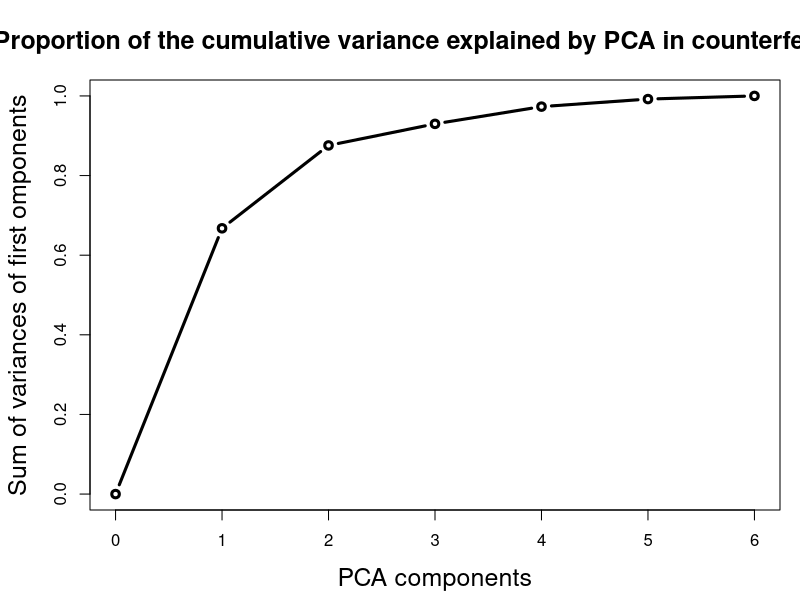

The R source for this figure:
swiss <-
    function(job = 1) {
        X <- matrix(scan("./homeworks/hw8/data/SwissBankNotes100+100.txt"), byrow = T, nrow = 200)
        n <- nrow(X)
        m <- ncol(X)
        y <- c(rep(0, 100), rep(1, 100))
        # ========================== Matrix centering and computation of Z'Z
        Z <- X
        for (j in 1:m)
        {
            xj <- X[, j]
            Z[, j] <- xj - mean(xj)
        }
        tZZ <- t(Z) %*% Z # proportional to var(X)
        # return(tZZ/var(X))


        if (job == 0) # preliminary data column-by-column visualization
            {
                par(mfrow = c(2, 3), mar = c(2, 3, 3, 1))
                for (i in 1:6)
                {
                    a <- X[, i]
                    plot(a, a, type = "n", ylim = c(0, 2), main = paste("The", i, "th dimension", sep = ""), ylab = "")
                    rug(a[1:100], col = 3, lwd = 3, ticksize = 0.07)
                    lines(density(a[1:100]), col = 3, lwd = 5)
                    rug(a[101:200], col = 2, lwd = 3, ticksize = 0.035)
                    lines(density(a[101:200]), col = 2, lwd = 5)
                }
            }


        if (job == 1) {
            par(mfrow = c(1, 1), mar = c(4, 3, 3, 1))
            # Projection onto line using points
            a <- eigen(tZZ, symmetric = T)$vectors[, 1]
            print("Maximum eigenvector:")
            print(a)
            Z <- X - rep(1, n) %*% t(colMeans(X))
            proj <- as.vector(Z %*% a)
            plot(proj, rep(1, n), ylim = c(0, 1), type = "n", xlab = "PCA projections", ylab = "")
            title("Projection on the maximum eigenvector")

            rug(proj[1:100], ticksize = 0.07, col = 3, lwd = 3)
            lines(density(proj[1:100]), col = 3, lwd = 5)
            rug(proj[101:200], ticksize = 0.035, col = 2, lwd = 3)
            lines(density(proj[101:200]), col = 2, lwd = 5)
        }
        if (job == 1.1) # Normalized PCA
            {
                # Projection onto line using segments for better visualization
                # using normalized PCA

                Z <- X
                for (j in 1:m)
                {
                    xj <- X[, j]
                    Z[, j] <- (xj - mean(xj)) / sd(xj) / sqrt(n)
                }
                tZZ <- t(Z) %*% Z
                tZZ1 <- cor(X)

                par(mfrow = c(1, 1), mar = c(4, 4, 3, 1))
                a <- eigen(tZZ, symmetric = T)$vectors[, 1]
                proj <- as.vector(Z %*% a)
                plot(proj, rep(1, n), type = "n", ylim = c(0, 10), xlab = "", ylab = "", main = "Normalized PCA does not work")
                rug(proj[1:100], ticksize = 0.07, col = 3, lwd = 3)
                lines(density(proj[1:100]), col = 3, lwd = 5)
                rug(proj[101:200], ticksize = 0.04, col = 2, lwd = 3)
                lines(density(proj[101:200]), col = 2, lwd = 5)
                legend("topleft", c("Genuine", "Faked"), lty = 1, lwd = 3, col = c(3, 2), cex = 2)
            }

        if (job == 2) {
            # Projection onto plane & two separation lines
            par(mfrow = c(1, 1), mar = c(4.5, 4.5, 4, 1), cex.lab = 1.5, cex.main = 1.5, cex.axis = 1.25)
            a <- eigen(tZZ, symmetric = T)$vectors[, 1:2]
            Z <- X - rep(1, n) %*% t(colMeans(X))
            proj <- Z %*% a
            plot(proj, xlab = "1st PCA component", ylab = "2nd PCA component")
            title("Projection onto plane: green=genuine, red=faked")
            points(proj[1:100, ], col = 3, pch = 16)
            points(proj[101:200, ], col = 2, pch = 16)
            text(proj[, 1], proj[, 2], 1:nrow(proj), adj = 0)
            # LDA separation
            X <- proj
            X0 <- X[y == 0, ]
            n0 <- nrow(X0)
            OM0 <- var(X0)
            mu0 <- colMeans(X0)

            X1 <- X[y == 1, ]
            n1 <- nrow(X1)
            OM1 <- var(X1)
            mu1 <- colMeans(X1)

            OM <- ((n0 - 1) * OM0 + (n1 - 1) * OM1) / (n0 + n1 - 2)
            iOM <- solve(OM)
            a <- iOM %*% (mu1 - mu0)
            mu <- colMeans(X)
            x <- c(-100, 100)
            yLDA <- mu[2] - (x - mu[1]) * a[1] / a[2]
            lines(x, yLDA, lwd = 2, col = 2)
        }
        if (job == 2.1) # Normalized PCA
            {
                # Projection onto plane
                par(mfrow = c(1, 1), mar = c(4.5, 4.5, 4, 1), cex.lab = 1.5, cex.main = 1.5, cex.axis = 1.25)
                Z <- X
                meanX <- colMeans(X)
                sdX <- sqrt(diag(var(X)))
                for (i in 1:ncol(X)) Z[, i] <- (X[, i] - meanX[i]) / sdX[i]
                tZZ1 <- cor(Z)
                a <- eigen(tZZ1, symmetric = T)$vectors[, 1:2]
                proj <- Z %*% a
                plot(proj, xlab = "1st PCA component", ylab = "2nd PCA component")
                title("Projection onto plane. Normalized PCA (green=genuine, red=faked)")
                points(proj[1:100, ], col = 3, pch = 16)
                points(proj[101:200, ], col = 2, pch = 16)
            }
        if (job == 3) {
            # Quality of projection
            par(mfrow = c(1, 1), mar = c(4.5, 4.5, 4, 1), cex.lab = 1.5, cex.main = 1.5)
            LAMB <- eigen(tZZ, symmetric = T)$values
            prv <- rep(NA, ncol(tZZ))
            for (j in 1:m) {
                prv[j] <- sum(LAMB[1:j]) / sum(LAMB)
            }
            plot(0:6, c(0, prv), lwd = 3, type = "b", xlab = "PCA components", ylab = "Sum of variances of first omponents")
            title("Proportion of the cumulative variance explained by PCA in counterfeit bills")
        }
        if (job == 4) # Projection on the plane with % variance explained
            {
                # Projection onto plane & two separation lines
                par(mfrow = c(1, 1), mar = c(4.5, 4.5, 4, 1), cex.lab = 1.5, cex.main = 1.5, cex.axis = 1.25)
                a <- eigen(tZZ, symmetric = T)$vectors[, 1:2]
                Z <- X - rep(1, n) %*% t(colMeans(X))
                proj <- Z %*% a
                L12 <- eigen(tZZ, symmetric = T)$values
                print(L12)
                var1.expl <- L12[1] / sum(L12) * 100
                var2.expl <- L12[2] / sum(L12) * 100
                var12.expl <- (L12[1] + L12[2]) / sum(L12) * 100
                txt1 <- paste("1st PCA component with % variance explained =", round(var1.expl))
                txt2 <- paste("2nd PCA component with % variance explained =", round(var2.expl))
                txt12 <- paste("Two component PCA % variance explained =", round(var12.expl))
                plot(proj, xlab = txt1, ylab = txt2)
                title(paste("Projection onto plane: green=genuine, red=faked\n", txt12))
                points(proj[1:100, ], col = 3, pch = 16)
                points(proj[101:200, ], col = 2, pch = 16)
                text(proj[, 1], proj[, 2], 1:nrow(proj), adj = 0)
            }
    }

swiss(job = 3)
